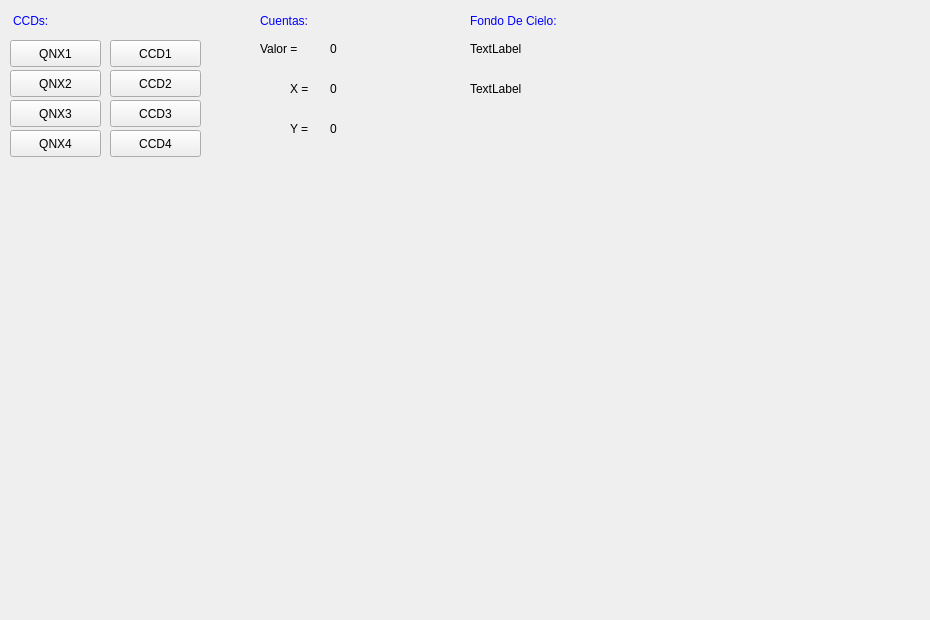
<?xml version="1.0" encoding="UTF-8"?>
<ui version="4.0">
 <class>Visualizador</class>
 <widget class="QWidget" name="Visualizador">
  <property name="geometry">
   <rect>
    <x>0</x>
    <y>0</y>
    <width>930</width>
    <height>620</height>
   </rect>
  </property>
  <property name="minimumSize">
   <size>
    <width>930</width>
    <height>620</height>
   </size>
  </property>
  <property name="maximumSize">
   <size>
    <width>930</width>
    <height>620</height>
   </size>
  </property>
  <property name="windowTitle">
   <string>Form</string>
  </property>
  <widget class="QLabel" name="labelCcds">
   <property name="geometry">
    <rect>
     <x>13</x>
     <y>10</y>
     <width>81</width>
     <height>21</height>
    </rect>
   </property>
   <property name="styleSheet">
    <string notr="true">color: rgb(0, 0, 255);</string>
   </property>
   <property name="text">
    <string>CCDs:</string>
   </property>
  </widget>
  <widget class="QLabel" name="labelCuentas">
   <property name="geometry">
    <rect>
     <x>260</x>
     <y>10</y>
     <width>81</width>
     <height>21</height>
    </rect>
   </property>
   <property name="styleSheet">
    <string notr="true">color: rgb(0, 0, 255);</string>
   </property>
   <property name="text">
    <string>Cuentas:</string>
   </property>
  </widget>
  <widget class="QLabel" name="labelFondoCielo">
   <property name="geometry">
    <rect>
     <x>470</x>
     <y>10</y>
     <width>131</width>
     <height>21</height>
    </rect>
   </property>
   <property name="styleSheet">
    <string notr="true">color: rgb(0, 0, 255);</string>
   </property>
   <property name="text">
    <string>Fondo De Cielo:</string>
   </property>
  </widget>
  <widget class="QPushButton" name="pushButtonQnx1">
   <property name="geometry">
    <rect>
     <x>10</x>
     <y>40</y>
     <width>91</width>
     <height>27</height>
    </rect>
   </property>
   <property name="text">
    <string>QNX1</string>
   </property>
  </widget>
  <widget class="QPushButton" name="pushButtonQnx2">
   <property name="geometry">
    <rect>
     <x>10</x>
     <y>70</y>
     <width>91</width>
     <height>27</height>
    </rect>
   </property>
   <property name="text">
    <string>QNX2</string>
   </property>
  </widget>
  <widget class="QPushButton" name="pushButtonQnx3">
   <property name="geometry">
    <rect>
     <x>10</x>
     <y>100</y>
     <width>91</width>
     <height>27</height>
    </rect>
   </property>
   <property name="text">
    <string>QNX3</string>
   </property>
  </widget>
  <widget class="QPushButton" name="pushButtonQnx4">
   <property name="geometry">
    <rect>
     <x>10</x>
     <y>130</y>
     <width>91</width>
     <height>27</height>
    </rect>
   </property>
   <property name="text">
    <string>QNX4</string>
   </property>
  </widget>
  <widget class="QPushButton" name="pushButtonCcd4">
   <property name="geometry">
    <rect>
     <x>110</x>
     <y>130</y>
     <width>91</width>
     <height>27</height>
    </rect>
   </property>
   <property name="text">
    <string>CCD4</string>
   </property>
  </widget>
  <widget class="QPushButton" name="pushButtonCcd1">
   <property name="geometry">
    <rect>
     <x>110</x>
     <y>40</y>
     <width>91</width>
     <height>27</height>
    </rect>
   </property>
   <property name="text">
    <string>CCD1</string>
   </property>
  </widget>
  <widget class="QPushButton" name="pushButtonCcd2">
   <property name="geometry">
    <rect>
     <x>110</x>
     <y>70</y>
     <width>91</width>
     <height>27</height>
    </rect>
   </property>
   <property name="text">
    <string>CCD2</string>
   </property>
  </widget>
  <widget class="QPushButton" name="pushButtonCcd3">
   <property name="geometry">
    <rect>
     <x>110</x>
     <y>100</y>
     <width>91</width>
     <height>27</height>
    </rect>
   </property>
   <property name="text">
    <string>CCD3</string>
   </property>
  </widget>
  <widget class="QLabel" name="labelValor">
   <property name="geometry">
    <rect>
     <x>260</x>
     <y>40</y>
     <width>61</width>
     <height>17</height>
    </rect>
   </property>
   <property name="text">
    <string>Valor = </string>
   </property>
  </widget>
  <widget class="QLabel" name="labelValorX">
   <property name="geometry">
    <rect>
     <x>290</x>
     <y>80</y>
     <width>41</width>
     <height>17</height>
    </rect>
   </property>
   <property name="text">
    <string>X = </string>
   </property>
  </widget>
  <widget class="QLabel" name="labelValorY">
   <property name="geometry">
    <rect>
     <x>290</x>
     <y>120</y>
     <width>41</width>
     <height>17</height>
    </rect>
   </property>
   <property name="text">
    <string>Y = </string>
   </property>
  </widget>
  <widget class="QLabel" name="labelMu">
   <property name="geometry">
    <rect>
     <x>470</x>
     <y>40</y>
     <width>67</width>
     <height>17</height>
    </rect>
   </property>
   <property name="text">
    <string>TextLabel</string>
   </property>
  </widget>
  <widget class="QLabel" name="labelSigma">
   <property name="geometry">
    <rect>
     <x>470</x>
     <y>80</y>
     <width>67</width>
     <height>17</height>
    </rect>
   </property>
   <property name="text">
    <string>TextLabel</string>
   </property>
  </widget>
  <widget class="QLabel" name="labelValorEdit">
   <property name="geometry">
    <rect>
     <x>330</x>
     <y>40</y>
     <width>41</width>
     <height>17</height>
    </rect>
   </property>
   <property name="text">
    <string>0</string>
   </property>
  </widget>
  <widget class="QLabel" name="labelValorXEdit">
   <property name="geometry">
    <rect>
     <x>330</x>
     <y>80</y>
     <width>41</width>
     <height>17</height>
    </rect>
   </property>
   <property name="text">
    <string>0</string>
   </property>
  </widget>
  <widget class="QLabel" name="labelValorYEdit">
   <property name="geometry">
    <rect>
     <x>330</x>
     <y>120</y>
     <width>41</width>
     <height>17</height>
    </rect>
   </property>
   <property name="text">
    <string>0</string>
   </property>
  </widget>
  <widget class="QWidget" name="verticalLayoutWidget">
   <property name="geometry">
    <rect>
     <x>10</x>
     <y>160</y>
     <width>911</width>
     <height>451</height>
    </rect>
   </property>
   <layout class="QVBoxLayout" name="verticalLayout"/>
  </widget>
 </widget>
 <resources/>
 <connections/>
</ui>
